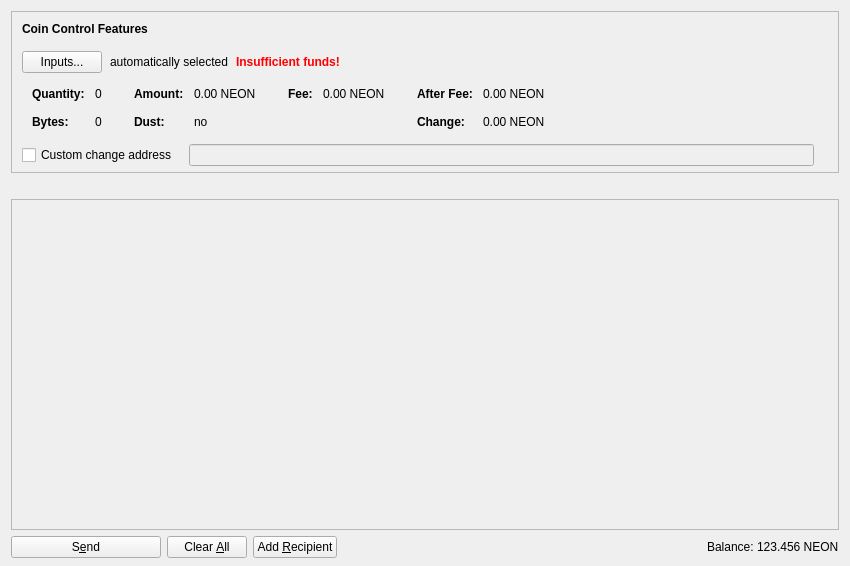
<?xml version="1.0" encoding="UTF-8"?>
<ui version="4.0">
 <class>SendCoinsDialog</class>
 <widget class="QDialog" name="SendCoinsDialog">
  <property name="geometry">
   <rect>
    <x>0</x>
    <y>0</y>
    <width>850</width>
    <height>566</height>
   </rect>
  </property>
  <property name="windowTitle">
   <string>Send Coins</string>
  </property>
  <layout class="QVBoxLayout" name="verticalLayout" stretch="0,0,0,0">
   <property name="bottomMargin">
    <number>8</number>
   </property>
   <item>
    <widget class="QFrame" name="frameCoinControl">
     <property name="sizePolicy">
      <sizepolicy hsizetype="Expanding" vsizetype="Fixed">
       <horstretch>0</horstretch>
       <verstretch>0</verstretch>
      </sizepolicy>
     </property>
     <property name="maximumSize">
      <size>
       <width>16777215</width>
       <height>16777215</height>
      </size>
     </property>
     <property name="frameShape">
      <enum>QFrame::StyledPanel</enum>
     </property>
     <property name="frameShadow">
      <enum>QFrame::Sunken</enum>
     </property>
     <layout class="QVBoxLayout" name="verticalLayoutCoinControl2">
      <property name="spacing">
       <number>0</number>
      </property>
      <property name="leftMargin">
       <number>0</number>
      </property>
      <property name="topMargin">
       <number>0</number>
      </property>
      <property name="rightMargin">
       <number>0</number>
      </property>
      <property name="bottomMargin">
       <number>6</number>
      </property>
      <item>
       <layout class="QVBoxLayout" name="verticalLayoutCoinControl" stretch="0,0,0,0">
        <property name="spacing">
         <number>0</number>
        </property>
        <property name="leftMargin">
         <number>10</number>
        </property>
        <property name="topMargin">
         <number>10</number>
        </property>
        <item>
         <layout class="QHBoxLayout" name="horizontalLayoutCoinControl1">
          <property name="bottomMargin">
           <number>15</number>
          </property>
          <item>
           <widget class="QLabel" name="labelCoinControlFeatures">
            <property name="sizePolicy">
             <sizepolicy hsizetype="Preferred" vsizetype="Maximum">
              <horstretch>0</horstretch>
              <verstretch>0</verstretch>
             </sizepolicy>
            </property>
            <property name="font">
             <font>
              <weight>75</weight>
              <bold>true</bold>
             </font>
            </property>
            <property name="styleSheet">
             <string notr="true">font-weight:bold;</string>
            </property>
            <property name="text">
             <string>Coin Control Features</string>
            </property>
           </widget>
          </item>
         </layout>
        </item>
        <item>
         <layout class="QHBoxLayout" name="horizontalLayoutCoinControl2" stretch="0,0,0,0">
          <property name="spacing">
           <number>8</number>
          </property>
          <property name="bottomMargin">
           <number>10</number>
          </property>
          <item>
           <widget class="QPushButton" name="pushButtonCoinControl">
            <property name="styleSheet">
             <string notr="true"/>
            </property>
            <property name="text">
             <string>Inputs...</string>
            </property>
            <property name="autoDefault">
             <bool>false</bool>
            </property>
           </widget>
          </item>
          <item>
           <widget class="QLabel" name="labelCoinControlAutomaticallySelected">
            <property name="text">
             <string>automatically selected</string>
            </property>
            <property name="margin">
             <number>5</number>
            </property>
           </widget>
          </item>
          <item>
           <widget class="QLabel" name="labelCoinControlInsuffFunds">
            <property name="font">
             <font>
              <weight>75</weight>
              <bold>true</bold>
             </font>
            </property>
            <property name="styleSheet">
             <string notr="true">color:red;font-weight:bold;</string>
            </property>
            <property name="text">
             <string>Insufficient funds!</string>
            </property>
            <property name="margin">
             <number>5</number>
            </property>
           </widget>
          </item>
          <item>
           <spacer name="horizontalSpacerCoinControl">
            <property name="orientation">
             <enum>Qt::Horizontal</enum>
            </property>
            <property name="sizeHint" stdset="0">
             <size>
              <width>40</width>
              <height>1</height>
             </size>
            </property>
           </spacer>
          </item>
         </layout>
        </item>
        <item>
         <widget class="QWidget" name="widgetCoinControl" native="true">
          <property name="sizePolicy">
           <sizepolicy hsizetype="Preferred" vsizetype="Preferred">
            <horstretch>0</horstretch>
            <verstretch>0</verstretch>
           </sizepolicy>
          </property>
          <property name="minimumSize">
           <size>
            <width>0</width>
            <height>0</height>
           </size>
          </property>
          <property name="styleSheet">
           <string notr="true"/>
          </property>
          <layout class="QHBoxLayout" name="horizontalLayoutCoinControl5">
           <property name="leftMargin">
            <number>0</number>
           </property>
           <property name="topMargin">
            <number>0</number>
           </property>
           <property name="rightMargin">
            <number>0</number>
           </property>
           <property name="bottomMargin">
            <number>0</number>
           </property>
           <item>
            <layout class="QHBoxLayout" name="horizontalLayoutCoinControl3" stretch="0,0,0,1">
             <property name="spacing">
              <number>20</number>
             </property>
             <property name="topMargin">
              <number>0</number>
             </property>
             <property name="bottomMargin">
              <number>10</number>
             </property>
             <item>
              <layout class="QFormLayout" name="formLayoutCoinControl1">
               <property name="horizontalSpacing">
                <number>10</number>
               </property>
               <property name="verticalSpacing">
                <number>14</number>
               </property>
               <property name="leftMargin">
                <number>10</number>
               </property>
               <property name="topMargin">
                <number>4</number>
               </property>
               <property name="rightMargin">
                <number>6</number>
               </property>
               <item row="0" column="0">
                <widget class="QLabel" name="labelCoinControlQuantityText">
                 <property name="font">
                  <font>
                   <weight>75</weight>
                   <bold>true</bold>
                  </font>
                 </property>
                 <property name="text">
                  <string>Quantity:</string>
                 </property>
                 <property name="margin">
                  <number>0</number>
                 </property>
                </widget>
               </item>
               <item row="0" column="1">
                <widget class="QLabel" name="labelCoinControlQuantity">
                 <property name="cursor">
                  <cursorShape>IBeamCursor</cursorShape>
                 </property>
                 <property name="contextMenuPolicy">
                  <enum>Qt::ActionsContextMenu</enum>
                 </property>
                 <property name="text">
                  <string notr="true">0</string>
                 </property>
                 <property name="margin">
                  <number>0</number>
                 </property>
                 <property name="textInteractionFlags">
                  <set>Qt::LinksAccessibleByMouse|Qt::TextSelectableByKeyboard|Qt::TextSelectableByMouse</set>
                 </property>
                </widget>
               </item>
               <item row="1" column="0">
                <widget class="QLabel" name="labelCoinControlBytesText">
                 <property name="font">
                  <font>
                   <weight>75</weight>
                   <bold>true</bold>
                  </font>
                 </property>
                 <property name="text">
                  <string>Bytes:</string>
                 </property>
                </widget>
               </item>
               <item row="1" column="1">
                <widget class="QLabel" name="labelCoinControlBytes">
                 <property name="cursor">
                  <cursorShape>IBeamCursor</cursorShape>
                 </property>
                 <property name="contextMenuPolicy">
                  <enum>Qt::ActionsContextMenu</enum>
                 </property>
                 <property name="text">
                  <string notr="true">0</string>
                 </property>
                 <property name="textInteractionFlags">
                  <set>Qt::LinksAccessibleByMouse|Qt::TextSelectableByKeyboard|Qt::TextSelectableByMouse</set>
                 </property>
                </widget>
               </item>
              </layout>
             </item>
             <item>
              <layout class="QFormLayout" name="formLayoutCoinControl2">
               <property name="horizontalSpacing">
                <number>10</number>
               </property>
               <property name="verticalSpacing">
                <number>14</number>
               </property>
               <property name="leftMargin">
                <number>6</number>
               </property>
               <property name="topMargin">
                <number>4</number>
               </property>
               <property name="rightMargin">
                <number>6</number>
               </property>
               <item row="0" column="0">
                <widget class="QLabel" name="labelCoinControlAmountText">
                 <property name="font">
                  <font>
                   <weight>75</weight>
                   <bold>true</bold>
                  </font>
                 </property>
                 <property name="text">
                  <string>Amount:</string>
                 </property>
                 <property name="margin">
                  <number>0</number>
                 </property>
                </widget>
               </item>
               <item row="0" column="1">
                <widget class="QLabel" name="labelCoinControlAmount">
                 <property name="cursor">
                  <cursorShape>IBeamCursor</cursorShape>
                 </property>
                 <property name="contextMenuPolicy">
                  <enum>Qt::ActionsContextMenu</enum>
                 </property>
                 <property name="text">
                  <string notr="true">0.00 NEON</string>
                 </property>
                 <property name="textInteractionFlags">
                  <set>Qt::LinksAccessibleByMouse|Qt::TextSelectableByKeyboard|Qt::TextSelectableByMouse</set>
                 </property>
                </widget>
               </item>
               <item row="1" column="0">
                <widget class="QLabel" name="labelCoinControlLowOutputText">
                 <property name="font">
                  <font>
                   <weight>75</weight>
                   <bold>true</bold>
                  </font>
                 </property>
                 <property name="text">
                  <string>Dust:</string>
                 </property>
                </widget>
               </item>
               <item row="1" column="1">
                <widget class="QLabel" name="labelCoinControlLowOutput">
                 <property name="cursor">
                  <cursorShape>IBeamCursor</cursorShape>
                 </property>
                 <property name="contextMenuPolicy">
                  <enum>Qt::ActionsContextMenu</enum>
                 </property>
                 <property name="text">
                  <string notr="true">no</string>
                 </property>
                 <property name="textInteractionFlags">
                  <set>Qt::LinksAccessibleByMouse|Qt::TextSelectableByKeyboard|Qt::TextSelectableByMouse</set>
                 </property>
                </widget>
               </item>
              </layout>
             </item>
             <item>
              <layout class="QFormLayout" name="formLayoutCoinControl3">
               <property name="horizontalSpacing">
                <number>10</number>
               </property>
               <property name="verticalSpacing">
                <number>14</number>
               </property>
               <property name="leftMargin">
                <number>6</number>
               </property>
               <property name="topMargin">
                <number>4</number>
               </property>
               <property name="rightMargin">
                <number>6</number>
               </property>
               <item row="0" column="0">
                <widget class="QLabel" name="labelCoinControlFeeText">
                 <property name="font">
                  <font>
                   <weight>75</weight>
                   <bold>true</bold>
                  </font>
                 </property>
                 <property name="text">
                  <string>Fee:</string>
                 </property>
                 <property name="margin">
                  <number>0</number>
                 </property>
                </widget>
               </item>
               <item row="0" column="1">
                <widget class="QLabel" name="labelCoinControlFee">
                 <property name="cursor">
                  <cursorShape>IBeamCursor</cursorShape>
                 </property>
                 <property name="contextMenuPolicy">
                  <enum>Qt::ActionsContextMenu</enum>
                 </property>
                 <property name="text">
                  <string notr="true">0.00 NEON</string>
                 </property>
                 <property name="textInteractionFlags">
                  <set>Qt::LinksAccessibleByMouse|Qt::TextSelectableByKeyboard|Qt::TextSelectableByMouse</set>
                 </property>
                </widget>
               </item>
              </layout>
             </item>
             <item>
              <layout class="QFormLayout" name="formLayoutCoinControl4">
               <property name="horizontalSpacing">
                <number>10</number>
               </property>
               <property name="verticalSpacing">
                <number>14</number>
               </property>
               <property name="leftMargin">
                <number>6</number>
               </property>
               <property name="topMargin">
                <number>4</number>
               </property>
               <property name="rightMargin">
                <number>6</number>
               </property>
               <item row="0" column="0">
                <widget class="QLabel" name="labelCoinControlAfterFeeText">
                 <property name="font">
                  <font>
                   <weight>75</weight>
                   <bold>true</bold>
                  </font>
                 </property>
                 <property name="text">
                  <string>After Fee:</string>
                 </property>
                 <property name="margin">
                  <number>0</number>
                 </property>
                </widget>
               </item>
               <item row="0" column="1">
                <widget class="QLabel" name="labelCoinControlAfterFee">
                 <property name="cursor">
                  <cursorShape>IBeamCursor</cursorShape>
                 </property>
                 <property name="contextMenuPolicy">
                  <enum>Qt::ActionsContextMenu</enum>
                 </property>
                 <property name="text">
                  <string notr="true">0.00 NEON</string>
                 </property>
                 <property name="textInteractionFlags">
                  <set>Qt::LinksAccessibleByMouse|Qt::TextSelectableByKeyboard|Qt::TextSelectableByMouse</set>
                 </property>
                </widget>
               </item>
               <item row="1" column="0">
                <widget class="QLabel" name="labelCoinControlChangeText">
                 <property name="font">
                  <font>
                   <weight>75</weight>
                   <bold>true</bold>
                  </font>
                 </property>
                 <property name="text">
                  <string>Change:</string>
                 </property>
                </widget>
               </item>
               <item row="1" column="1">
                <widget class="QLabel" name="labelCoinControlChange">
                 <property name="cursor">
                  <cursorShape>IBeamCursor</cursorShape>
                 </property>
                 <property name="contextMenuPolicy">
                  <enum>Qt::ActionsContextMenu</enum>
                 </property>
                 <property name="text">
                  <string notr="true">0.00 NEON</string>
                 </property>
                 <property name="textInteractionFlags">
                  <set>Qt::LinksAccessibleByMouse|Qt::TextSelectableByKeyboard|Qt::TextSelectableByMouse</set>
                 </property>
                </widget>
               </item>
              </layout>
             </item>
            </layout>
           </item>
          </layout>
         </widget>
        </item>
        <item>
         <layout class="QHBoxLayout" name="horizontalLayoutCoinControl4" stretch="0,0,0">
          <property name="spacing">
           <number>12</number>
          </property>
          <property name="sizeConstraint">
           <enum>QLayout::SetDefaultConstraint</enum>
          </property>
          <property name="topMargin">
           <number>5</number>
          </property>
          <property name="rightMargin">
           <number>5</number>
          </property>
          <item>
           <widget class="QCheckBox" name="checkBoxCoinControlChange">
            <property name="toolTip">
             <string>If this is activated, but the change address is empty or invalid, change will be sent to a newly generated address.</string>
            </property>
            <property name="text">
             <string>Custom change address</string>
            </property>
           </widget>
          </item>
          <item>
           <widget class="QValidatedLineEdit" name="lineEditCoinControlChange">
            <property name="enabled">
             <bool>false</bool>
            </property>
            <property name="sizePolicy">
             <sizepolicy hsizetype="Expanding" vsizetype="Fixed">
              <horstretch>0</horstretch>
              <verstretch>0</verstretch>
             </sizepolicy>
            </property>
           </widget>
          </item>
          <item>
           <widget class="QLabel" name="labelCoinControlChangeLabel">
            <property name="sizePolicy">
             <sizepolicy hsizetype="Preferred" vsizetype="Expanding">
              <horstretch>0</horstretch>
              <verstretch>0</verstretch>
             </sizepolicy>
            </property>
            <property name="minimumSize">
             <size>
              <width>0</width>
              <height>0</height>
             </size>
            </property>
            <property name="text">
             <string/>
            </property>
            <property name="margin">
             <number>3</number>
            </property>
           </widget>
          </item>
         </layout>
        </item>
       </layout>
      </item>
     </layout>
    </widget>
   </item>
   <item>
    <spacer name="horizontalSpacer_2">
     <property name="orientation">
      <enum>Qt::Horizontal</enum>
     </property>
     <property name="sizeHint" stdset="0">
      <size>
       <width>40</width>
       <height>20</height>
      </size>
     </property>
    </spacer>
   </item>
   <item>
    <widget class="QScrollArea" name="scrollArea">
     <property name="widgetResizable">
      <bool>true</bool>
     </property>
     <widget class="QWidget" name="scrollAreaWidgetContents">
      <property name="geometry">
       <rect>
        <x>0</x>
        <y>0</y>
        <width>830</width>
        <height>297</height>
       </rect>
      </property>
      <layout class="QVBoxLayout" name="verticalLayout_2" stretch="0">
       <property name="leftMargin">
        <number>0</number>
       </property>
       <property name="topMargin">
        <number>0</number>
       </property>
       <property name="rightMargin">
        <number>0</number>
       </property>
       <property name="bottomMargin">
        <number>0</number>
       </property>
       <item>
        <layout class="QVBoxLayout" name="entries">
         <property name="spacing">
          <number>6</number>
         </property>
        </layout>
       </item>
      </layout>
     </widget>
    </widget>
   </item>
   <item>
    <layout class="QHBoxLayout" name="horizontalLayout">
     <item>
      <widget class="QPushButton" name="sendButton">
       <property name="minimumSize">
        <size>
         <width>150</width>
         <height>0</height>
        </size>
       </property>
       <property name="toolTip">
        <string>Confirm the send action</string>
       </property>
       <property name="text">
        <string>S&amp;end</string>
       </property>
       <property name="icon">
        <iconset resource="../neon.qrc">
         <normaloff>:/icons/send</normaloff>:/icons/send</iconset>
       </property>
       <property name="autoDefault">
        <bool>false</bool>
       </property>
       <property name="default">
        <bool>false</bool>
       </property>
      </widget>
     </item>
     <item>
      <widget class="QPushButton" name="clearButton">
       <property name="sizePolicy">
        <sizepolicy hsizetype="Minimum" vsizetype="Fixed">
         <horstretch>0</horstretch>
         <verstretch>0</verstretch>
        </sizepolicy>
       </property>
       <property name="toolTip">
        <string>Clear all fields of the form.</string>
       </property>
       <property name="text">
        <string>Clear &amp;All</string>
       </property>
       <property name="icon">
        <iconset resource="../neon.qrc">
         <normaloff>:/icons/remove</normaloff>:/icons/remove</iconset>
       </property>
       <property name="autoDefault">
        <bool>false</bool>
       </property>
      </widget>
     </item>
     <item>
      <widget class="QPushButton" name="addButton">
       <property name="toolTip">
        <string>Send to multiple recipients at once</string>
       </property>
       <property name="text">
        <string>Add &amp;Recipient</string>
       </property>
       <property name="icon">
        <iconset resource="../neon.qrc">
         <normaloff>:/icons/add</normaloff>:/icons/add</iconset>
       </property>
       <property name="autoDefault">
        <bool>false</bool>
       </property>
      </widget>
     </item>
     <item>
      <spacer name="horizontalSpacer">
       <property name="orientation">
        <enum>Qt::Horizontal</enum>
       </property>
       <property name="sizeHint" stdset="0">
        <size>
         <width>40</width>
         <height>20</height>
        </size>
       </property>
      </spacer>
     </item>
     <item>
      <layout class="QHBoxLayout" name="horizontalLayout_2">
       <property name="spacing">
        <number>3</number>
       </property>
       <item>
        <widget class="QLabel" name="labelBalanceName">
         <property name="sizePolicy">
          <sizepolicy hsizetype="Preferred" vsizetype="Fixed">
           <horstretch>0</horstretch>
           <verstretch>0</verstretch>
          </sizepolicy>
         </property>
         <property name="text">
          <string>Balance:</string>
         </property>
        </widget>
       </item>
       <item>
        <widget class="QLabel" name="labelBalance">
         <property name="sizePolicy">
          <sizepolicy hsizetype="Preferred" vsizetype="Fixed">
           <horstretch>0</horstretch>
           <verstretch>0</verstretch>
          </sizepolicy>
         </property>
         <property name="cursor">
          <cursorShape>IBeamCursor</cursorShape>
         </property>
         <property name="text">
          <string notr="true">123.456 NEON</string>
         </property>
         <property name="textInteractionFlags">
          <set>Qt::LinksAccessibleByMouse|Qt::TextSelectableByKeyboard|Qt::TextSelectableByMouse</set>
         </property>
        </widget>
       </item>
      </layout>
     </item>
    </layout>
   </item>
  </layout>
 </widget>
 <customwidgets>
  <customwidget>
   <class>QValidatedLineEdit</class>
   <extends>QLineEdit</extends>
   <header>qt/qvalidatedlineedit.h</header>
  </customwidget>
 </customwidgets>
 <resources>
  <include location="../neon.qrc"/>
 </resources>
 <connections/>
</ui>
